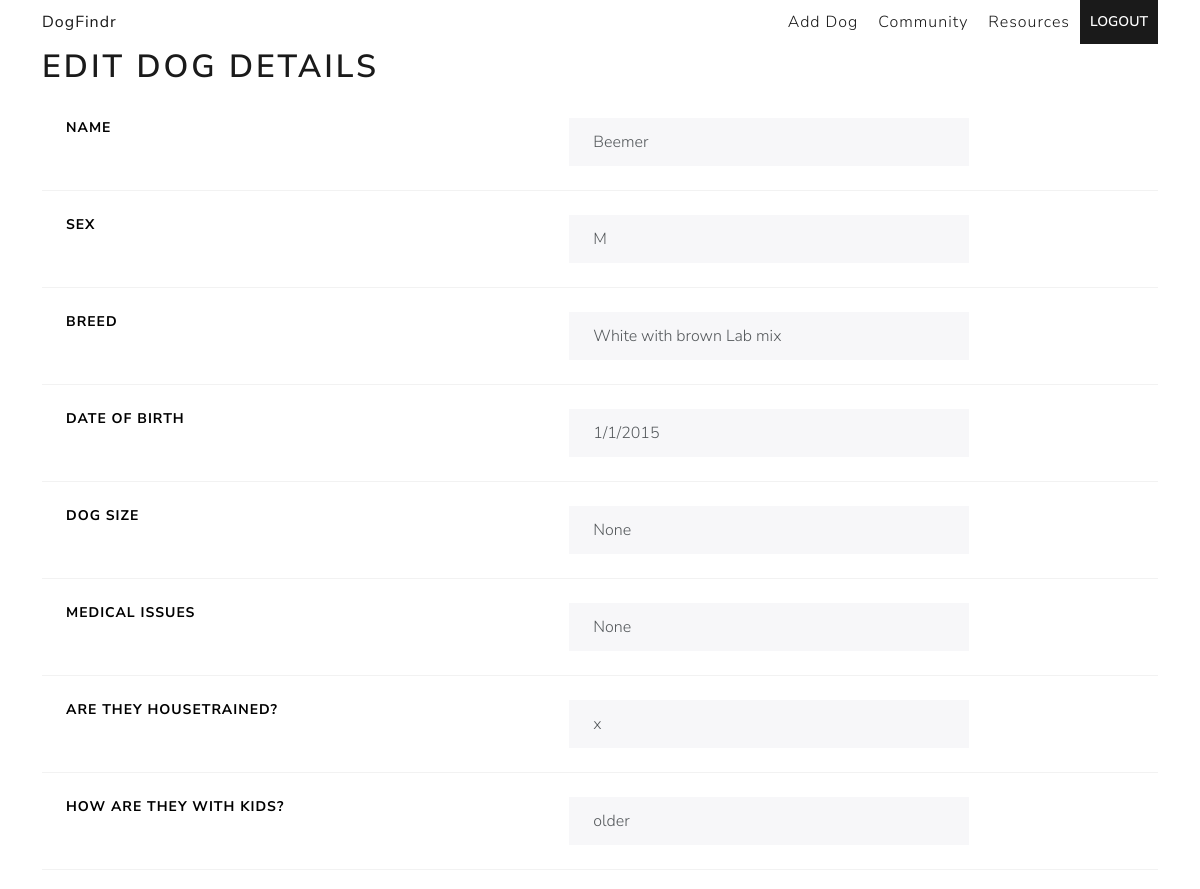
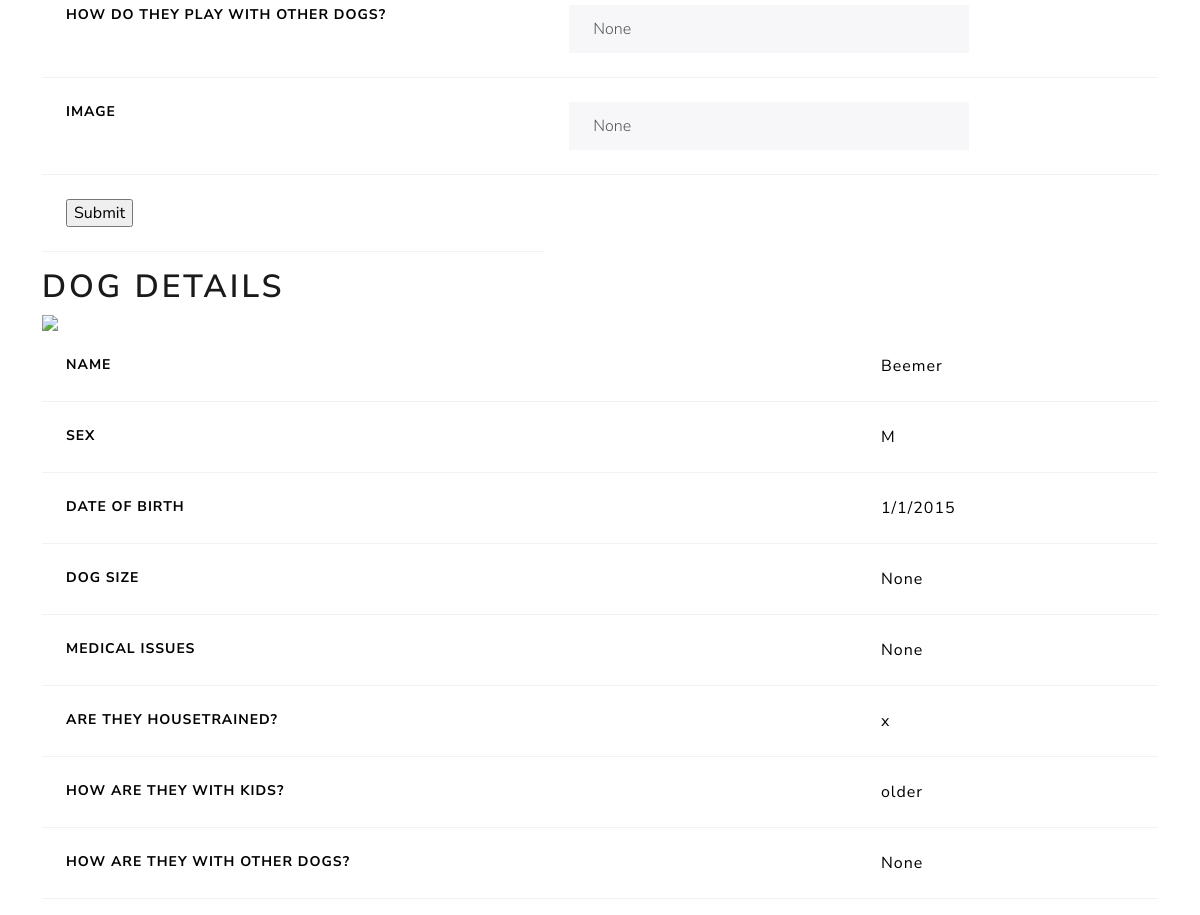
The app's page /dog/5 (signed in) with its own data (2 pictures, top to bottom).
### app.py (models this page shows)
class Dogmedical(db.Model):
    __tablename__ = 'DogMedical'
    ID = db.Column(db.Integer, primary_key=True)
    TagNumber = db.Column(db.String(128))
    Dated = db.Column(db.String(128))
    Name = db.Column(db.String(128))
    Sex = db.Column(db.String(128))
    Breed = db.Column(db.String(128))
    picture = db.Column(db.String(128))
    DateofBirth = db.Column(db.String(128))
    Status = db.Column(db.String(128))
    Source = db.Column(db.String(128))
    MicrochipNumber = db.Column(db.String(128))
    Type = db.Column(db.String(128))
    VaccinationDate = db.Column(db.String(128))
    VaccPaperworkReceived = db.Column(db.String(128))
    Veterinarian = db.Column(db.String(128))
    SizeAndLbs = db.Column(db.String(128))
    SpayAndNeuterDate = db.Column(db.String(128))
    RabiesTagNumber = db.Column(db.String(128))
    HeartWormTestDate = db.Column(db.String(128))
    HeartwormTestResults = db.Column(db.String(128))
    Heartwormprev = db.Column(db.String(128))
    medicalissues = db.Column(db.String(128))
    Foster = db.Column(db.String(128))
    Phone = db.Column(db.String(128))
    Email = db.Column(db.String(128))

class Dogadoptionneeds(db.Model):
    __tablename__ = 'DogAdoptionNeeds'
    ID = db.Column(db.Integer, primary_key=True)
    TagNumber = db.Column(db.String(128))
    Name = db.Column(db.String(128))
    OtherdogsPlay = db.Column(db.String(128))
    OtherdogsParalelllive = db.Column(db.String(128))
    Cats = db.Column(db.String(128))
    Kids = db.Column(db.String(128))
    Housetrained = db.Column(db.String(128))
    Cratetrained = db.Column(db.String(128))
    leashwalk = db.Column(db.String(128))
    Doorescape = db.Column(db.String(128))
    Digger = db.Column(db.String(128))
    Vocal = db.Column(db.String(128))
    FireworksFear = db.Column(db.String(128))
    Specialneeds = db.Column(db.String(128))
    Notes = db.Column(db.String(128))

### app.py (the view, shortened to what this page needs)
@app.route('/dog')
@app.route('/dog/<int:id>', methods=['GET', 'POST'])
@login_required
def dog(id):
    try:
        dog = Dogmedical.query.get(id)
        needs = Dogadoptionneeds.query.get(id)
        if not dog:
            flash("This dog does not exist.")
            return redirect(url_for('home'))
        return render_template('dog.html', id=id, dog=dog, needs=needs, isAdmin=session["isAdmin"])
    except Exception as e:
        print(e)
        flash("Something went wrong. Please try again.")
        return redirect(url_for('home'))

### app.py (called while the page is built)
@login_manager.user_loader
def load_user(user_id):
  user = Users.query.get(int(user_id))
  session["isAdmin"] = user.email in admins
  return user

### templates/dog.html (shortened to what this page needs)
<html>
<head>
    <link href="{{ url_for('static', filename='css/bootstrap.min.css') }}" rel="stylesheet">
    <link href="{{ url_for('static', filename='css/style.css') }}" rel="stylesheet">
</head>
<body class="container">
    {% include 'nav.html'%}
    <br>
    <br>
    {% if isAdmin %}
    <h1>Edit dog details</h1>
    <form method="POST" action="/dog/{{id}}">
        <table class="table table-responsive-sm">
            <tr>
               <th>Name</th>
               <td> <input value="{{dog.Name}}" type="text" name="Name" class="form-control dogvalue"></input> </td>
            </tr>
            <tr>
                <th>Sex</th>
                <td> <input value="{{dog.Sex}}" type="text" name="Sex" class="form-control dogvalue"></input> </td>
            </tr>
            <tr>
                <th>Breed</th>
                <td> <input value="{{dog.Breed}}" type="text" name="Breed" class="form-control dogvalue"></input> </td>
            </tr>
            <tr>
                <th>Date of Birth</th>
                <td><input value="{{dog.DateofBirth}}" type="text" name="DateofBirth" class="form-control dogvalue"></input></td>
            </tr>
            <tr>
                <th>Dog Size</th>
                <td><input value="{{dog['SizeAndLbs']}}" type="text" name="SizeAndLbs" class="form-control dogvalue"></input></td>
            </tr>
            <tr>
                <th>Medical issues</th>
                <td><input value="{{dog.medicalissues}}" type="text" name="medicalissues" class="form-control dogvalue"></input></td>
            </tr>
            <tr>
                <th>Are they housetrained?</th>
                <td> <input value="{{needs.Housetrained}}" type="text" name="Housetrained" class="form-control dogvalue"></input> </td>
             </tr>
             <tr>
                <th>How are they with kids?</th>
                <td> <input value="{{needs.Kids}}" type="text" name="Kids" class="form-control dogvalue"></input> </td>
             </tr>
             <tr>
                <th>How do they play with other dogs?</th>
                <td> <input value="{{needs['OtherdogsPlay']}}" type="text" name="OtherdogsPlay" class="form-control dogvalue"></input> </td>
             </tr>
             <tr>
                <th>Image</th>
                <td> <input value="{{dog.picture}}" type="text" name="picture" class="form-control dogvalue"></input> </td>
             </tr>
            <tr>
                <td><input type="submit" value="Submit"></td>
            </tr>
        </table>
    </form>
    {% endif %}
    <h1>Dog Details</h1>
    <img src="https://github.com/IshanKunada/DogFindr/blob/main/static/dogimages/{{id}}.jpg?raw=true" />
    <table class="table table-responsive-sm">
        <tr>
           <th>Name</th>
           <td class="userrow">{{dog.Name}}</td>
        </tr>
        <tr>
            <th>Sex</th>
            <td class="userrow">{{dog.Sex}}</td>
        </tr>
        <tr>
            <th>Date of Birth</th>
            <td class="userrow">{{dog.DateofBirth}}</td>
        </tr>
        <tr>
            <th>Dog Size</th>
            <td class="userrow">{{dog['SizeAndLbs']}}</td>
        </tr>
        <tr>
            <th>Medical issues</th>
            <td class="userrow">{{dog.medicalissues}}</td>
        </tr>
        <tr>
            <th>Are they housetrained?</th>
            <td class="userrow">{{needs.Housetrained}}</td>
        </tr>
        <tr>
            <th>How are they with kids?</th>
            <td class="userrow">{{needs.Kids}}</td>
        </tr>
        <tr>
            <th>How are they with other dogs?</th>
            <td class="userrow">{{needs['OtherdogsPlay']}}</td>
        </tr>
    </table>
</body>
</html>

### static/css/style.css (style rules this page uses)
.dogvalue { width: 400px; }

### records on screen
Dogmedical: Name "Beemer", Sex "M", Breed "White with brown Lab mix", DateofBirth "1/1/2015", SizeAndLbs "None", medicalissues "None", picture "None"
Dogadoptionneeds: Housetrained "x", Kids "older", OtherdogsPlay "None"
